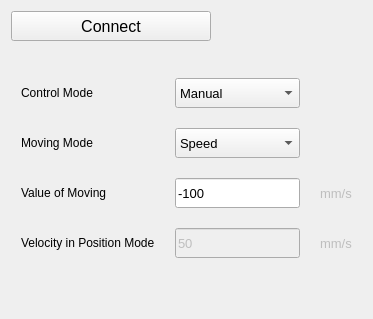
             <widget class="QWidget" name="tConveyor">
              <attribute name="title">
               <string>Conveyor X</string>
              </attribute>
              <layout class="QVBoxLayout" name="verticalLayout_18">
               <item>
                <widget class="QPushButton" name="pbConveyorConnect">
                 <property name="minimumSize">
                  <size>
                   <width>100</width>
                   <height>30</height>
                  </size>
                 </property>
                 <property name="maximumSize">
                  <size>
                   <width>200</width>
                   <height>50</height>
                  </size>
                 </property>
                 <property name="font">
                  <font>
                   <pointsize>12</pointsize>
                  </font>
                 </property>
                 <property name="styleSheet">
                  <string notr="true"/>
                 </property>
                 <property name="text">
                  <string>Connect</string>
                 </property>
                 <property name="checkable">
                  <bool>true</bool>
                 </property>
                </widget>
               </item>
               <item>
                <widget class="QLabel" name="lbConveyorCOMName">
                 <property name="font">
                  <font>
                   <pointsize>10</pointsize>
                  </font>
                 </property>
                 <property name="styleSheet">
                  <string notr="true">color: rgb(41, 155, 255);</string>
                 </property>
                 <property name="text">
                  <string/>
                 </property>
                </widget>
               </item>
               <item>
                <layout class="QGridLayout" name="gridLayout_7">
                 <property name="leftMargin">
                  <number>10</number>
                 </property>
                 <property name="topMargin">
                  <number>10</number>
                 </property>
                 <property name="rightMargin">
                  <number>10</number>
                 </property>
                 <property name="bottomMargin">
                  <number>10</number>
                 </property>
                 <property name="spacing">
                  <number>20</number>
                 </property>
                 <item row="3" column="0">
                  <widget class="QLabel" name="label_12">
                   <property name="text">
                    <string>Value of Moving</string>
                   </property>
                  </widget>
                 </item>
                 <item row="4" column="0">
                  <widget class="QLabel" name="label_57">
                   <property name="text">
                    <string>Velocity in Position Mode</string>
                   </property>
                  </widget>
                 </item>
                 <item row="4" column="1">
                  <widget class="QLineEdit" name="leSpeedOfPositionMode">
                   <property name="enabled">
                    <bool>false</bool>
                   </property>
                   <property name="minimumSize">
                    <size>
                     <width>0</width>
                     <height>30</height>
                    </size>
                   </property>
                   <property name="font">
                    <font>
                     <pointsize>10</pointsize>
                     <weight>50</weight>
                     <bold>false</bold>
                     <kerning>true</kerning>
                    </font>
                   </property>
                   <property name="toolTip">
                    <string>&lt;html&gt;&lt;head/&gt;&lt;body&gt;&lt;p&gt;&lt;a name=&quot;33&quot;/&gt;&lt;span style=&quot; font-family:'-apple-system','BlinkMacSystemFont','Segoe UI','Roboto','Helvetica Neue','Arial','Noto Sans','sans-serif','Apple Color Emoji','Segoe UI Emoji','Segoe UI Symbol','Noto Color Emoji'; font-weight:600; color:#212529;&quot;&gt;M&lt;/span&gt;&lt;span style=&quot; font-family:'-apple-system','BlinkMacSystemFont','Segoe UI','Roboto','Helvetica Neue','Arial','Noto Sans','sans-serif','Apple Color Emoji','Segoe UI Emoji','Segoe UI Symbol','Noto Color Emoji'; font-weight:600; color:#212529;&quot;&gt;312 - Set Position&lt;/span&gt;&lt;/p&gt;&lt;p&gt;&lt;span style=&quot; font-family:'-apple-system','BlinkMacSystemFont','Segoe UI','Roboto','Helvetica Neue','Arial','Noto Sans','sans-serif','Apple Color Emoji','Segoe UI Emoji','Segoe UI Symbol','Noto Color Emoji'; color:#212529; background-color:#ffffff;&quot;&gt;Description:&lt;/span&gt;&lt;/p&gt;&lt;p&gt;&lt;span style=&quot; font-family:'-apple-system','BlinkMacSystemFont','Segoe UI','Roboto','Helvetica Neue','Arial','Noto Sans','sans-serif','Apple Color Emoji','Segoe UI Emoji','Segoe UI Symbol','Noto Color Emoji'; color:#212529; background-color:#ffffff;&quot;&gt;Usage: M312 [&amp;lt;value&amp;gt;]&lt;/span&gt;&lt;/p&gt;&lt;p&gt;&lt;span style=&quot; font-family:'-apple-system','BlinkMacSystemFont','Segoe UI','Roboto','Helvetica Neue','Arial','Noto Sans','sans-serif','Apple Color Emoji','Segoe UI Emoji','Segoe UI Symbol','Noto Color Emoji'; color:#212529; background-color:#ffffff;&quot;&gt;Parameters:&lt;/span&gt;&lt;/p&gt;&lt;p&gt;&lt;span style=&quot; font-family:'-apple-system','BlinkMacSystemFont','Segoe UI','Roboto','Helvetica Neue','Arial','Noto Sans','sans-serif','Apple Color Emoji','Segoe UI Emoji','Segoe UI Symbol','Noto Color Emoji'; color:#212529; background-color:#ffffff;&quot;&gt;[&amp;lt;value&amp;gt;]: Position in mm&lt;/span&gt;&lt;/p&gt;&lt;/body&gt;&lt;/html&gt;</string>
                   </property>
                   <property name="text">
                    <string>50</string>
                   </property>
                   <property name="clearButtonEnabled">
                    <bool>false</bool>
                   </property>
                  </widget>
                 </item>
                 <item row="4" column="2">
                  <widget class="QLabel" name="lbSpeedOfPositionMode">
                   <property name="enabled">
                    <bool>false</bool>
                   </property>
                   <property name="font">
                    <font>
                     <pointsize>10</pointsize>
                     <weight>50</weight>
                     <bold>false</bold>
                     <kerning>true</kerning>
                    </font>
                   </property>
                   <property name="text">
                    <string>mm/s</string>
                   </property>
                  </widget>
                 </item>
                 <item row="3" column="1">
                  <widget class="QLineEdit" name="leConveyorvMovingValue">
                   <property name="minimumSize">
                    <size>
                     <width>0</width>
                     <height>30</height>
                    </size>
                   </property>
                   <property name="font">
                    <font>
                     <pointsize>10</pointsize>
                     <weight>50</weight>
                     <bold>false</bold>
                     <kerning>true</kerning>
                    </font>
                   </property>
                   <property name="toolTip">
                    <string>&lt;html&gt;&lt;head/&gt;&lt;body&gt;&lt;p&gt;&lt;a name=&quot;32&quot;/&gt;&lt;span style=&quot; font-family:'-apple-system','BlinkMacSystemFont','Segoe UI','Roboto','Helvetica Neue','Arial','Noto Sans','sans-serif','Apple Color Emoji','Segoe UI Emoji','Segoe UI Symbol','Noto Color Emoji'; font-weight:600; color:#212529;&quot;&gt;M&lt;/span&gt;&lt;span style=&quot; font-family:'-apple-system','BlinkMacSystemFont','Segoe UI','Roboto','Helvetica Neue','Arial','Noto Sans','sans-serif','Apple Color Emoji','Segoe UI Emoji','Segoe UI Symbol','Noto Color Emoji'; font-weight:600; color:#212529;&quot;&gt;311 – Set Speed&lt;/span&gt;&lt;/p&gt;&lt;p&gt;&lt;span style=&quot; font-family:'-apple-system','BlinkMacSystemFont','Segoe UI','Roboto','Helvetica Neue','Arial','Noto Sans','sans-serif','Apple Color Emoji','Segoe UI Emoji','Segoe UI Symbol','Noto Color Emoji'; color:#212529; background-color:#ffffff;&quot;&gt;Description:&lt;/span&gt;&lt;/p&gt;&lt;p&gt;&lt;span style=&quot; font-family:'-apple-system','BlinkMacSystemFont','Segoe UI','Roboto','Helvetica Neue','Arial','Noto Sans','sans-serif','Apple Color Emoji','Segoe UI Emoji','Segoe UI Symbol','Noto Color Emoji'; color:#212529; background-color:#ffffff;&quot;&gt;Usage: M311 [&amp;lt;value&amp;gt;]&lt;/span&gt;&lt;/p&gt;&lt;p&gt;&lt;span style=&quot; font-family:'-apple-system','BlinkMacSystemFont','Segoe UI','Roboto','Helvetica Neue','Arial','Noto Sans','sans-serif','Apple Color Emoji','Segoe UI Emoji','Segoe UI Symbol','Noto Color Emoji'; color:#212529; background-color:#ffffff;&quot;&gt;Parameters:&lt;/span&gt;&lt;/p&gt;&lt;p&gt;&lt;span style=&quot; font-family:'-apple-system','BlinkMacSystemFont','Segoe UI','Roboto','Helvetica Neue','Arial','Noto Sans','sans-serif','Apple Color Emoji','Segoe UI Emoji','Segoe UI Symbol','Noto Color Emoji'; color:#212529; background-color:#ffffff;&quot;&gt;[&amp;lt;value&amp;gt;]: Speed in mm/s&lt;/span&gt;&lt;/p&gt;&lt;/body&gt;&lt;/html&gt;</string>
                   </property>
                   <property name="text">
                    <string>-100</string>
                   </property>
                  </widget>
                 </item>
                 <item row="0" column="0">
                  <widget class="QLabel" name="label_52">
                   <property name="text">
                    <string>Control Mode</string>
                   </property>
                  </widget>
                 </item>
                 <item row="0" column="1">
                  <widget class="QComboBox" name="cbConveyorMode">
                   <property name="minimumSize">
                    <size>
                     <width>0</width>
                     <height>30</height>
                    </size>
                   </property>
                   <property name="font">
                    <font>
                     <pointsize>10</pointsize>
                     <weight>50</weight>
                     <bold>false</bold>
                     <kerning>true</kerning>
                    </font>
                   </property>
                   <property name="toolTip">
                    <string>&lt;html&gt;&lt;head/&gt;&lt;body&gt;&lt;p&gt;&lt;a name=&quot;31&quot;/&gt;&lt;span style=&quot; font-family:'-apple-system','BlinkMacSystemFont','Segoe UI','Roboto','Helvetica Neue','Arial','Noto Sans','sans-serif','Apple Color Emoji','Segoe UI Emoji','Segoe UI Symbol','Noto Color Emoji'; font-weight:600; color:#212529;&quot;&gt;M&lt;/span&gt;&lt;span style=&quot; font-family:'-apple-system','BlinkMacSystemFont','Segoe UI','Roboto','Helvetica Neue','Arial','Noto Sans','sans-serif','Apple Color Emoji','Segoe UI Emoji','Segoe UI Symbol','Noto Color Emoji'; font-weight:600; color:#212529;&quot;&gt;310 – Set Mode&lt;/span&gt;&lt;/p&gt;&lt;p&gt;&lt;span style=&quot; font-family:'-apple-system','BlinkMacSystemFont','Segoe UI','Roboto','Helvetica Neue','Arial','Noto Sans','sans-serif','Apple Color Emoji','Segoe UI Emoji','Segoe UI Symbol','Noto Color Emoji'; color:#212529; background-color:#ffffff;&quot;&gt;Description: .&lt;/span&gt;&lt;/p&gt;&lt;p&gt;&lt;span style=&quot; font-family:'-apple-system','BlinkMacSystemFont','Segoe UI','Roboto','Helvetica Neue','Arial','Noto Sans','sans-serif','Apple Color Emoji','Segoe UI Emoji','Segoe UI Symbol','Noto Color Emoji'; color:#212529; background-color:#ffffff;&quot;&gt;Usage: M310 [&amp;lt;index&amp;gt;]&lt;/span&gt;&lt;/p&gt;&lt;p&gt;&lt;span style=&quot; font-family:'-apple-system','BlinkMacSystemFont','Segoe UI','Roboto','Helvetica Neue','Arial','Noto Sans','sans-serif','Apple Color Emoji','Segoe UI Emoji','Segoe UI Symbol','Noto Color Emoji'; color:#212529; background-color:#ffffff;&quot;&gt;Parameters:&lt;/span&gt;&lt;/p&gt;&lt;p&gt;&lt;span style=&quot; font-family:'-apple-system','BlinkMacSystemFont','Segoe UI','Roboto','Helvetica Neue','Arial','Noto Sans','sans-serif','Apple Color Emoji','Segoe UI Emoji','Segoe UI Symbol','Noto Color Emoji'; color:#212529; background-color:#ffffff;&quot;&gt;1: Serial Mode.&lt;/span&gt;&lt;/p&gt;&lt;p&gt;&lt;span style=&quot; font-family:'-apple-system','BlinkMacSystemFont','Segoe UI','Roboto','Helvetica Neue','Arial','Noto Sans','sans-serif','Apple Color Emoji','Segoe UI Emoji','Segoe UI Symbol','Noto Color Emoji'; color:#212529; background-color:#ffffff;&quot;&gt;0: Volume Mode.&lt;/span&gt;&lt;/p&gt;&lt;/body&gt;&lt;/html&gt;</string>
                   </property>
                   <item>
                    <property name="text">
                     <string>Manual</string>
                    </property>
                   </item>
                   <item>
                    <property name="text">
                     <string>UART</string>
                    </property>
                   </item>
                  </widget>
                 </item>
                 <item row="1" column="0">
                  <widget class="QLabel" name="label_46">
                   <property name="text">
                    <string>Moving Mode</string>
                   </property>
                  </widget>
                 </item>
                 <item row="1" column="1">
                  <widget class="QComboBox" name="cbConveyorValueType">
                   <property name="minimumSize">
                    <size>
                     <width>0</width>
                     <height>30</height>
                    </size>
                   </property>
                   <property name="font">
                    <font>
                     <pointsize>10</pointsize>
                     <weight>50</weight>
                     <bold>false</bold>
                     <kerning>true</kerning>
                    </font>
                   </property>
                   <property name="styleSheet">
                    <string notr="true"/>
                   </property>
                   <item>
                    <property name="text">
                     <string>Speed</string>
                    </property>
                   </item>
                   <item>
                    <property name="text">
                     <string>Position</string>
                    </property>
                   </item>
                  </widget>
                 </item>
                 <item row="3" column="2">
                  <widget class="QLabel" name="lbUnitOfConveyorMoving">
                   <property name="enabled">
                    <bool>false</bool>
                   </property>
                   <property name="font">
                    <font>
                     <pointsize>10</pointsize>
                     <weight>50</weight>
                     <bold>false</bold>
                     <kerning>true</kerning>
                    </font>
                   </property>
                   <property name="text">
                    <string>mm/s</string>
                   </property>
                  </widget>
                 </item>
                </layout>
               </item>
               <item>
                <spacer name="verticalSpacer_2">
                 <property name="orientation">
                  <enum>Qt::Vertical</enum>
                 </property>
                 <property name="sizeHint" stdset="0">
                  <size>
                   <width>20</width>
                   <height>40</height>
                  </size>
                 </property>
                </spacer>
               </item>
              </layout>
             </widget>
